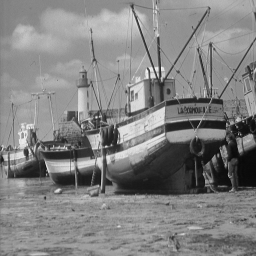
#> input picture images/boat.png, 256 x 256 px
$ jupyter execute Tutorial3COMP478.ipynb
#> lines starting #> are read from the running program, lines starting #| are printed output that depends on the picture
<a href="https://colab.research.google.com/github/myconcordia/COMP478/blob/main/Tutorial3COMP478.ipynb" target="_parent"></a>

[cell 1]
import matplotlib.pyplot as plt
import numpy as np
import cv2
from google.colab.patches import cv2_imshow
import os

print(cv2.__version__, cv2.__spec__)
#print(cv2.getBuildInformation())

**Mount Google Drive: First mount and authenticate yourself**

[cell 2]
from google.colab import drive
drive.mount('/content/drive')

[cell 3]
# After executing the cell above, Drive
# files will be present in "/content/drive/My Drive".
#Second change your current folder to point working folder My Drive
os.chdir("/content/drive/My Drive/")
os.listdir()

**Image Operations: Blending**

[cell 4]
I1 = cv2.imread('./images/boat.png')
#> I1 is the input picture: shape (256, 256, 3); min 9, max 243, mean 129.8
I2 = cv2.imread('./images/cameraman.png')
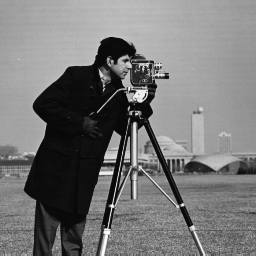
#> input picture images/cameraman.png, 256 x 256 px
#> I2 is the input picture: shape (256, 256, 3); min 7, max 253, mean 118.7

# [10 lines of commented-out code are left out]
alpha = 0.3
J = cv2.addWeighted(I1,0.7,I2,alpha,0)
#J = cv2.bitwise_and(I1, I2)
#J = cv2.bitwise_or(I1, I2)

plt.figure('Image blending')
plt.subplot(131), plt.imshow(I1), plt.axis('off')
plt.subplot(132), plt.imshow(I2), plt.axis('off')
plt.subplot(133), plt.imshow(J), plt.axis('off')
plt.tight_layout(pad=.2)
plt.show()

**Spatial Transformations**

[cell 5]
I = cv2.imread('./images/head.png')
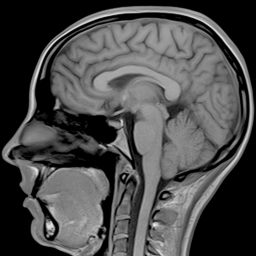
#> input picture images/head.png, 256 x 256 px
#> I is the input picture: shape (256, 256, 3); min 0, max 239, mean 74.8

#Image negatives s=T(r)=L-1-r
# Subtract the img from max value(calculated from dtype)
I_neg = 255 - I
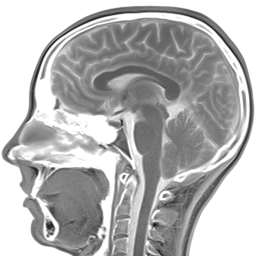
#> I_neg: shape (256, 256, 3); min 16, max 255, mean 180.2
plt.figure('Image Negative')
plt.subplot(121), plt.imshow(I), plt.axis('off')
plt.subplot(122), plt.imshow(I_neg), plt.axis('off')
plt.tight_layout(pad=.2)
plt.show()

[cell 6]
# Log transformation.
c = 255/(np.log(1 + np.max(I)))
#> c = 46.53
I_log = c * np.log(1 + I)
# Specify the data type.
I_log = np.array(I_log, dtype = np.uint8)
plt.figure('Log transformation')
plt.subplot(121), plt.imshow(I), plt.axis('off')
plt.subplot(122), plt.imshow(I_log), plt.axis('off')
plt.tight_layout(pad=.2)
plt.show()

[cell 7]
#Power-Law (Gamma) Transformation
# Trying 4 gamma values.
#gamma in [0.1, 0.5, 1.2, 2.2]:
# Apply gamma correction.
gamma = 2.2
I_gamma = np.array(255*(I / 255) ** gamma, dtype = 'uint8')
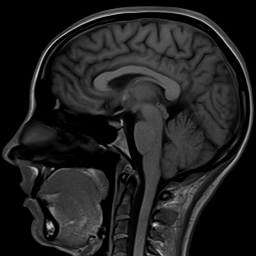
#> I_gamma: shape (256, 256, 3); min 0, max 221, mean 31.8
plt.figure('Power-Law (Gamma) Transformation')
plt.subplot(121), plt.imshow(I), plt.axis('off')
plt.subplot(122), plt.imshow(I_gamma), plt.axis('off')
plt.tight_layout(pad=.2)
plt.show()

**Piece-wise Linear Transformations**

[cell 8]
# Function to map each intensity level to output intensity level.
def pixelVal(pix, r1, s1, r2, s2):
    if (0 <= pix and pix <= r1):
        return (s1 / r1)*pix
    elif (r1 < pix and pix <= r2):
        return ((s2 - s1)/(r2 - r1)) * (pix - r1) + s1
    else:
        return ((255 - s2)/(255 - r2)) * (pix - r2) + s2

# Define parameters.
r1 = 70
s1 = 0
r2 = 140
s2 = 255
# Vectorize the function to apply it to each value in the Numpy array.
pixelVal_vec = np.vectorize(pixelVal)
# Apply contrast stretching.
I_contrast_stretched = pixelVal_vec(I, r1, s1, r2, s2)
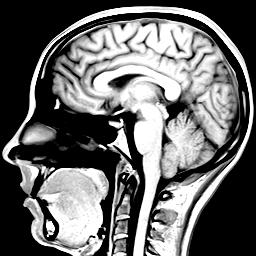
#> I_contrast_stretched: shape (256, 256, 3) float64; min 0, max 255, mean 105.3
plt.figure('Piece-wise Linear Transformation')
plt.subplot(121), plt.imshow(I), plt.axis('off')
plt.subplot(122), plt.imshow(I_contrast_stretched), plt.axis('off')
plt.tight_layout(pad=.2)
plt.show()
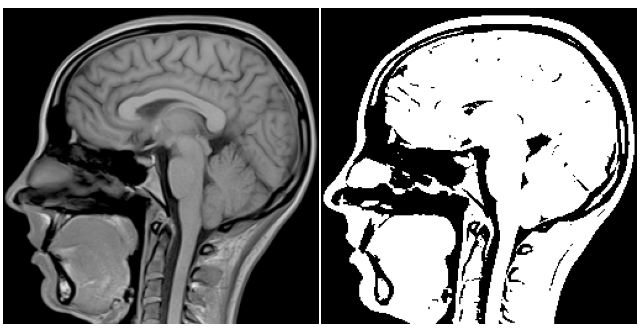
#> figure drawn by matplotlib, 2 panels

**Image Histogram**

[cell 9]
##OpenCV follows BGR order, while plt follows RGB order
I = cv2.cvtColor(I, cv2.COLOR_BGR2RGB)
J = cv2.cvtColor(I, cv2.COLOR_BGR2GRAY)
#> J: shape (256, 256)
plt.figure('Color and grascale images')
plt.subplot(121), plt.imshow(I), plt.title('Color image '),
plt.axis('off')
plt.subplot(122), plt.imshow(J, cmap ='gray'), plt.title('Grayscale image'),
plt.axis('off')
plt.tight_layout()
plt.show()

[cell 10]
#Image histogram
h = cv2.calcHist([J],[0],None,[256],[0,256])
#> h = 256 values, max 20158 at index 0, min 0 at index 225, mean 256
h = cv2.normalize(h, h).flatten()
#> h = 256 values, max 0.978 at index 0, min 0 at index 225, mean 0.0124
#h = cv2.normalize(h, h, 0, 1, cv2.NORM_MINMAX)
plt.plot(h)
plt.title('Histogram for grayscale image')
plt.tight_layout()
plt.show()
#> figure, not shown here; curve peaks at x = 0, y = 0.978

[cell 11]
#color histogram
color = ('b','g','r')
for channel,col in enumerate(color):
    h = cv2.calcHist([I],[channel],None,[256],[0,256])
    #h = cv2.normalize(h, h).flatten()
    plt.plot(h,color = col)
    plt.xlim([0,256])
plt.title('Histogram for color image')
plt.tight_layout()
plt.show()
#> figure, not shown here; curve peaks at x = 0, y = 20158; curve peaks at x = 0, y = 20158; curve peaks at x = 0, y = 20158

[cell 12]
# alternative way to compute histogram of an image
plt.figure('Image histogram2')
I = cv2.imread('./images/chat.png')
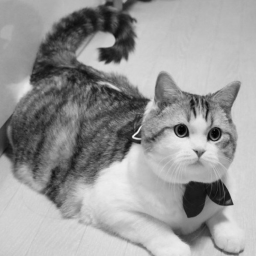
#> input picture images/chat.png, 256 x 256 px
#> I is the input picture: shape (256, 256, 3); min 1, max 240, mean 154.1
plt.hist(I.ravel(),256,[0,256])
#plt.hist(I.ravel(),256,[0,256], density=True)
plt.show()
#> figure, not shown here; tallest bar 4602 high, from x = 208 to 209

**Histogram equalization**

[cell 13]
J_equalized = cv2.equalizeHist(J)
plt.subplot(121), plt.imshow(J, cmap ='gray'), plt.axis('off')
plt.subplot(122), plt.imshow(J_equalized, cmap ='gray'), plt.axis('off')
plt.tight_layout(pad=.2)
plt.show()

plt.hist(J_equalized.ravel(),256,[0,256])
plt.show()
#> figure, not shown here; tallest bar 20158 high, from x = 0 to 1

**Image noise model**

[cell 14]
I = cv2.imread('./images/fruits.png')
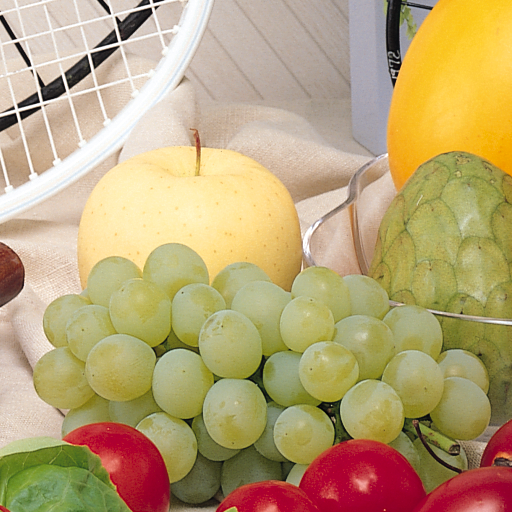
#> input picture images/fruits.png, 512 x 512 px
#> I is the input picture: shape (512, 512, 3); mean B, G, R 118.3, 163.3, 185.5
I = cv2.cvtColor(I, cv2.COLOR_BGR2RGB)
# Generate Gaussian noise
noise = np.random.normal(0,1,I.size)
noise = noise.reshape(I.shape[0],I.shape[1],I.shape[2]).astype('uint8')
# Add the Gaussian noise to the image
I_noisy = cv2.add(I,noise)
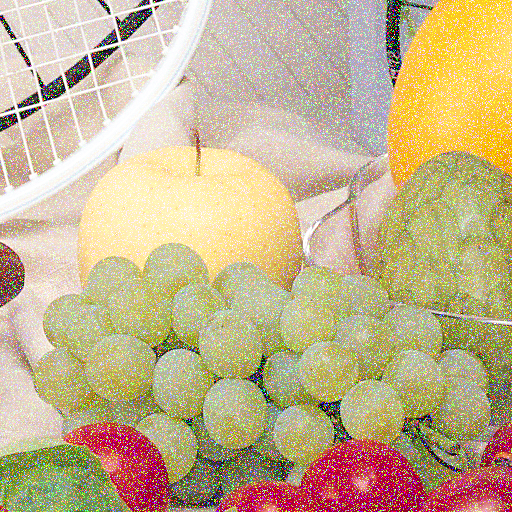
#> I_noisy: shape (512, 512, 3); mean R, G, B 196.7, 177.9, 140.2
plt.figure('Image noise')
plt.subplot(131), plt.imshow(I), plt.axis('off')
plt.subplot(132), plt.imshow(noise), plt.axis('off')
plt.subplot(133), plt.imshow(I_noisy), plt.axis('off')
plt.tight_layout(pad=-1)
plt.show()
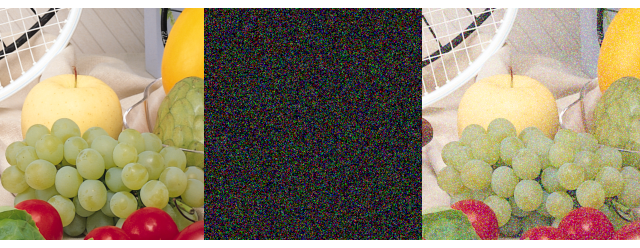
#> figure drawn by matplotlib, 3 panels

# [4 lines of commented-out code are left out]
